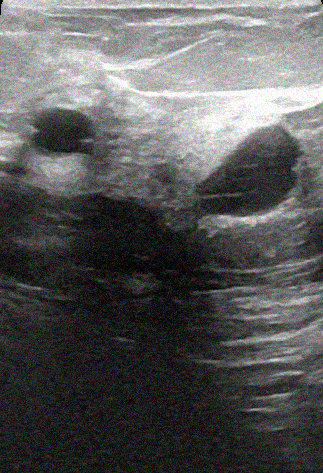
#> input picture Dataset_BUSI_noisy/benign/benign (100)__noise_01.png, 323 x 473 px; its folder holds only this picture in this run
$ python augment_busi_noise.py
#> lines starting #> are read from the running program, lines starting #| are printed output that depends on the picture
"""Create a noisy duplicated BUSI dataset for class folders.

The script reads images from class directories (benign/malignant/normal),
skips segmentation masks, and writes a new dataset with:
- original images
- noisy duplicates with randomized Gaussian noise parameters
"""

from __future__ import annotations

import argparse
import random
from dataclasses import dataclass
from pathlib import Path

import numpy as np
from PIL import Image


VALID_EXTENSIONS = {".png", ".jpg", ".jpeg", ".bmp", ".tif", ".tiff"}


@dataclass
class AugmentConfig:
    input_root: Path
    output_root: Path
    classes: tuple[str, ...]
    copies_per_image: int
    sigma_min: float
    sigma_max: float
    seed: int
    include_original: bool


def parse_args() -> AugmentConfig:
    parser = argparse.ArgumentParser(
        description="Duplicate BUSI class images by adding random Gaussian noise."
    )
    parser.add_argument(
        "--input-root",
        type=Path,
        default=Path("Dataset_BUSI_with_GT"),
        help="Path to dataset root containing benign/malignant/normal folders.",
    )
    parser.add_argument(
        "--output-root",
        type=Path,
        default=Path("Dataset_BUSI_noisy"),
        help="Path where the augmented dataset will be saved.",
    )
    parser.add_argument(
        "--classes",
        nargs="+",
        default=["benign", "malignant", "normal"],
        help="Class subfolders to process.",
    )
    parser.add_argument(
        "--copies-per-image",
        type=int,
        default=1,
        help="How many noisy duplicates to create for each source image.",
    )
    parser.add_argument(
        "--sigma-min",
        type=float,
        default=8.0,
        help="Minimum stddev of Gaussian noise.",
    )
    parser.add_argument(
        "--sigma-max",
        type=float,
        default=30.0,
        help="Maximum stddev of Gaussian noise.",
    )
    parser.add_argument(
        "--seed",
        type=int,
        default=42,
        help="Random seed for reproducibility.",
    )
    parser.add_argument(
        "--no-original",
        action="store_true",
        help="If set, do not copy original images to output.",
    )

    args = parser.parse_args()

    if args.copies_per_image < 1:
        raise ValueError("copies-per-image must be >= 1")
    if args.sigma_min < 0 or args.sigma_max < 0:
        raise ValueError("sigma values must be >= 0")
    if args.sigma_min > args.sigma_max:
        raise ValueError("sigma-min must be <= sigma-max")

    return AugmentConfig(
        input_root=args.input_root,
        output_root=args.output_root,
        classes=tuple(args.classes),
        copies_per_image=args.copies_per_image,
        sigma_min=args.sigma_min,
        sigma_max=args.sigma_max,
        seed=args.seed,
        include_original=not args.no_original,
    )


def is_source_image(path: Path) -> bool:
    suffix_ok = path.suffix.lower() in VALID_EXTENSIONS
    is_mask = "_mask" in path.stem.lower()
    return suffix_ok and not is_mask


def add_gaussian_noise(image_arr: np.ndarray, sigma: float) -> np.ndarray:
    noise = np.random.normal(loc=0.0, scale=sigma, size=image_arr.shape)
    noisy = image_arr.astype(np.float32) + noise
    return np.clip(noisy, 0, 255).astype(np.uint8)


def augment_class(config: AugmentConfig, class_name: str) -> tuple[int, int]:
#> called with class_name = 'benign'
    input_dir = config.input_root / class_name
    output_dir = config.output_root / class_name
    output_dir.mkdir(parents=True, exist_ok=True)

    if not input_dir.exists():
        raise FileNotFoundError(f"Missing input class folder: {input_dir}")

    images = sorted(p for p in input_dir.iterdir() if p.is_file() and is_source_image(p))

    originals_saved = 0
    noisy_saved = 0

    for src_path in images:
        image = Image.open(src_path).convert("RGB")
#> image is the input picture: PIL image 323x473 RGB; mean R, G, B 89.7, 89.7, 89.6
        base_arr = np.array(image)

        if config.include_original:
            original_target = output_dir / src_path.name
            image.save(original_target)
            originals_saved += 1

        stem = src_path.stem
        suffix = src_path.suffix.lower()

        for idx in range(1, config.copies_per_image + 1):
            sigma = random.uniform(config.sigma_min, config.sigma_max)
            noisy_arr = add_gaussian_noise(base_arr, sigma=sigma)
            noisy_img = Image.fromarray(noisy_arr)

            noisy_name = f"{stem}__noise_{idx:02d}{suffix}"
            noisy_target = output_dir / noisy_name
            noisy_img.save(noisy_target)
            noisy_saved += 1
#> this loop made 1 pass
#> pass 1, in add_gaussian_noise, `noisy = image_arr.astype(np.float32) + noise`:
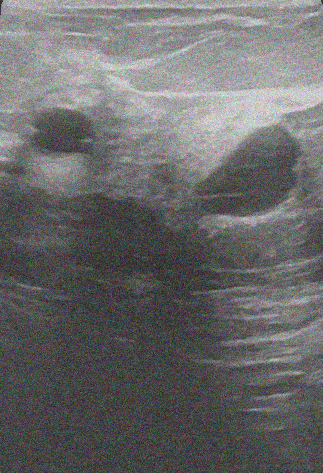
#> noisy: shape (473, 323, 3) float64; mean R, G, B 89.7, 89.6, 89.6; drawn with min black and max white
#> pass 1, in augment_class, `noisy_arr = add_gaussian_noise(base_arr, sigma=sigma)`:
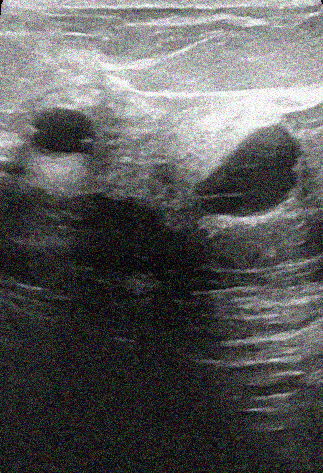
#> noisy_arr: shape (473, 323, 3); mean R, G, B 89.9, 89.8, 89.8
#> after the loop, noisy_saved = 1

    return originals_saved, noisy_saved


def main() -> None:
    config = parse_args()

    random.seed(config.seed)
    np.random.seed(config.seed)

    config.output_root.mkdir(parents=True, exist_ok=True)

    total_originals = 0
    total_noisy = 0

    print("Starting BUSI noise augmentation...")
    print(f"Input root:  {config.input_root}")
    print(f"Output root: {config.output_root}")
    print(f"Classes:     {', '.join(config.classes)}")
    print(f"Copies/img:  {config.copies_per_image}")
    print(f"Sigma range: [{config.sigma_min}, {config.sigma_max}]")

    for class_name in config.classes:
        originals_saved, noisy_saved = augment_class(config, class_name)
#> originals_saved = 1; noisy_saved = 1
        total_originals += originals_saved
#> total_originals = 1
        total_noisy += noisy_saved
#> total_noisy = 1
        print(
            f"[{class_name}] originals: {originals_saved}, noisy: {noisy_saved}, total: {originals_saved + noisy_saved}"
        )
#| [benign] originals: 1, noisy: 1, total: 2
#> pass 2 of the loop in main, `for class_name in config.classes:`:
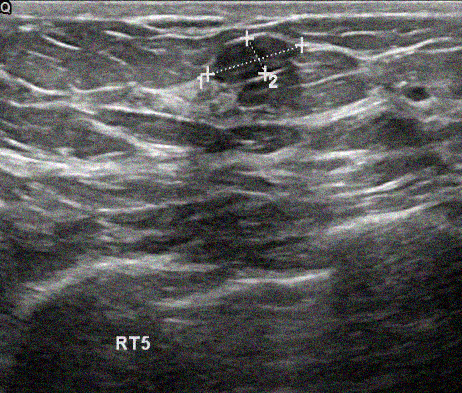
#> input picture Dataset_BUSI_noisy/malignant/malignant (10)__noise_01.png, 462 x 393 px
#> in augment_class, image is the input picture: PIL image 462x393 RGB; mean R, G, B 87.1, 87.1, 87.2
#> the loop in augment_class (call 2), `for idx in range(1, config.copies_per_image + 1):` made 1 pass
#> sigma on pass 1: 8.55
#> pass 1, in add_gaussian_noise (call 2), `noise = np.random.normal(loc=0.0, scale=sigma, size=image_arr.shape)`:
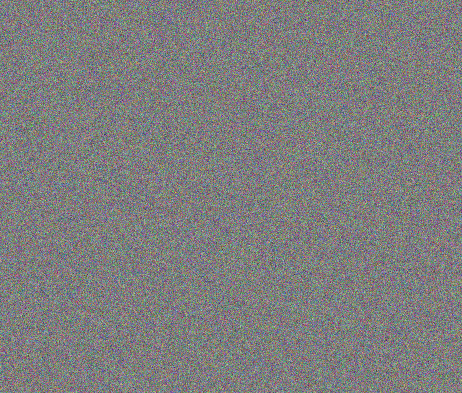
#> noise: shape (393, 462, 3) float64; mean R, G, B 0, 0, 0; drawn with min black and max white
#> pass 1, in add_gaussian_noise (call 2), `noisy = image_arr.astype(np.float32) + noise`:
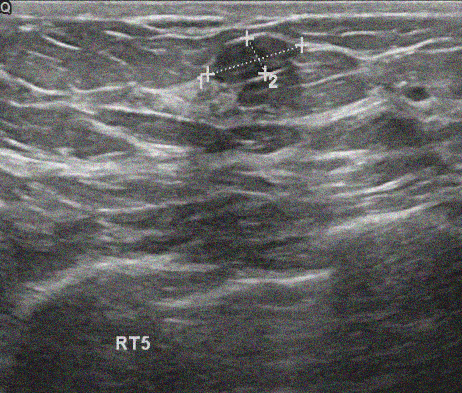
#> noisy: shape (393, 462, 3) float64; mean R, G, B 87.1, 87.1, 87.2; drawn with min black and max white
#> total_originals = 2
#| [malignant] originals: 1, noisy: 1, total: 2

    print("Done.")
    print(
        f"Saved files -> originals: {total_originals}, noisy: {total_noisy}, all: {total_originals + total_noisy}"
    )


if __name__ == "__main__":
#> (the run stopped early here; a loop or call above may not have finished)
